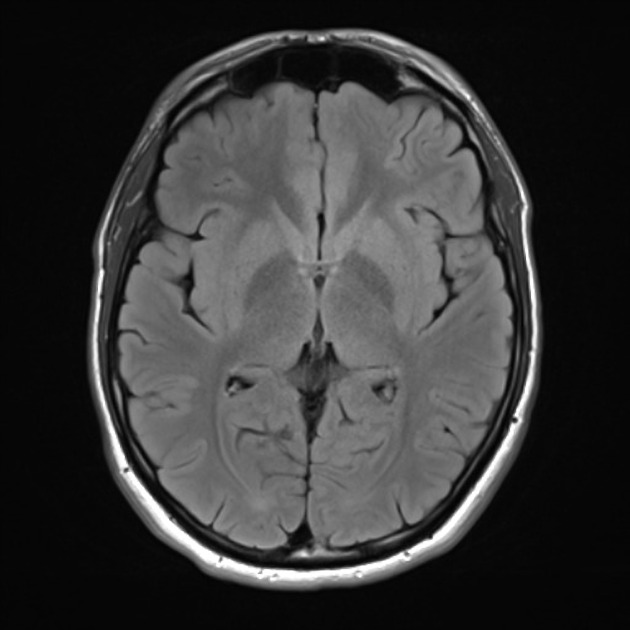
%> input picture FilteredImages/1.png, 630 x 630 px
$ octave srp.m   (GNU Octave 9; MATLAB toolbox functions it lacks are replaced by stand-ins)
%> lines starting %> are read from the running program, lines starting %| are printed output that depends on the picture; in (x1, y1, x2, y2) boxes, pixels count from 0 and x2, y2 are one past the last pixel; in counts of white or black regions, pixels touching at a corner belong together; the program's own positions count from 1
%Median filter
clear all;
pic = imread('1.png');
%> pic is the input picture: size 630x630x3 uint8; min 1, max 255, mean 55.5
size(pic);
picd=double(pic);
pic2=picd(:,:,1);
pic3=mat2gray(pic2);
pic4=pic3;
size(pic4);
x1=imnoise(pic4,'salt & Pepper',0.3);
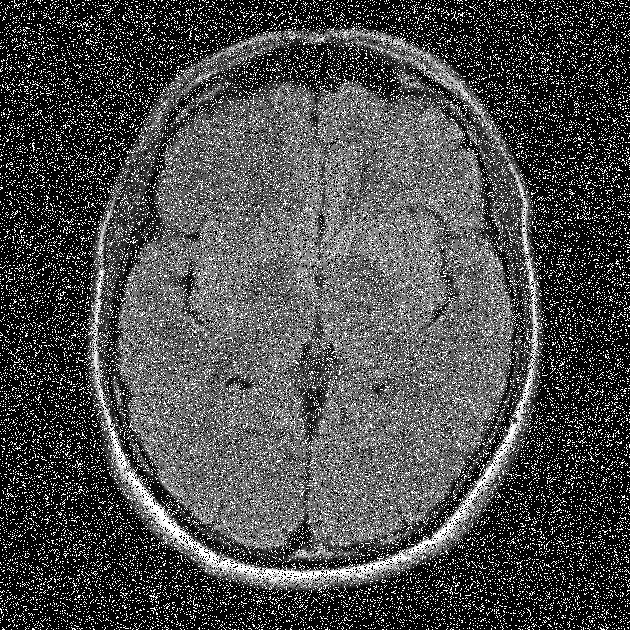
%> x1: size 630x630 double; min 0, max 1, mean 0.3
subplot(2,2,1);
imshow(x1);
title('MRI Scan with salt & pepper noise')
size(x1);
pause;

filteredpic = medfilt2(x1,[3,3]);
subplot(2,2,2);
imshow(filteredpic);
title('MRI Scan after processing through median filter')

% <--------------------------------------------------- Adaptive median filter --------------------------------------------------->
pic = imread('2.png');
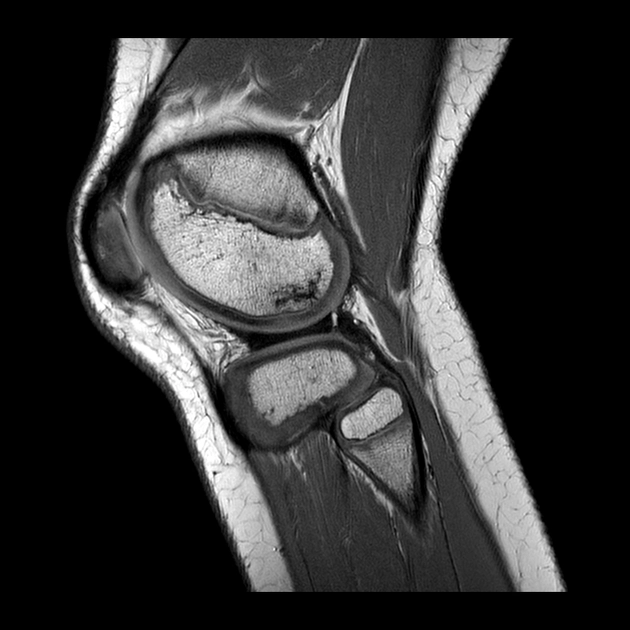
%> input picture FilteredImages/2.png, 630 x 630 px
%> pic is the input picture: size 630x630x3 uint8; mean R, G, B 52.4, 52.4, 52.4
size(pic);
picd=double(pic);
pause;
pic2=picd(:,:,1);
pic3=mat2gray(pic2);
pic4=pic3;
size(pic4);

x1=imnoise(pic4,'salt & Pepper',0.3);
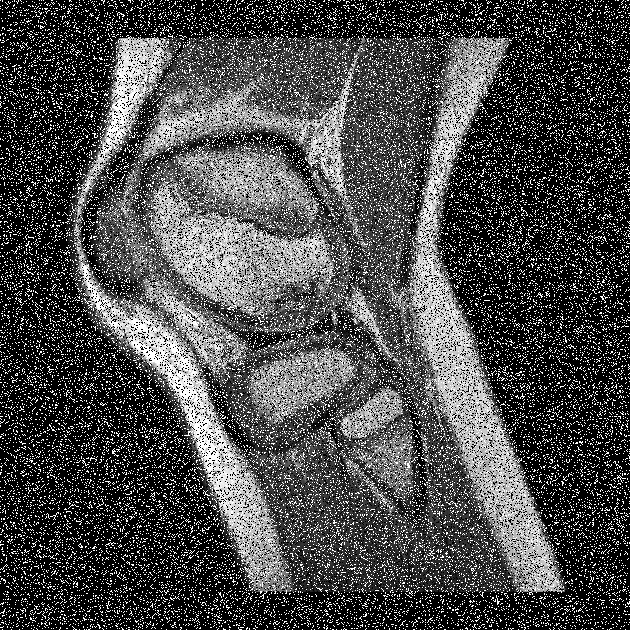
%> x1: size 630x630 double; min 0, max 1, mean 0.293
subplot(2,2,3);
imshow(x1);
title('MRI Scan with salt & pepper noise')
size(x1);
pause;

%adaptive median filtered pic

smax = 7;
g = x1;
[m n] = size(g);
%> m = 630; n = 630

%initial setup
f=g;
f(:) = 0;
%> f: size 630x630 double; every value is 0

%begin filtering

for k=3:2:smax

zmin = ordfilt2(g,1,ones(k,k),'symmetric');
zmax = ordfilt2(g,k*k,ones(k,k),'symmetric');
zmed = medfilt2(g,[k,k],'symmetric');

processusinglevelb = (zmed>zmin) & (zmax>zmed);

zb = (g>zmin) & (zmax>g);
outputzxy = processusinglevelb & zb;
outputzmed = processusinglevelb & ~zb;
f(outputzxy) = g(outputzxy);
f(outputzmed) = zmed(outputzmed);
end
%> this loop made 3 passes
%> pass 1, `zmin = ordfilt2(g,1,ones(k,k),'symmetric');`:
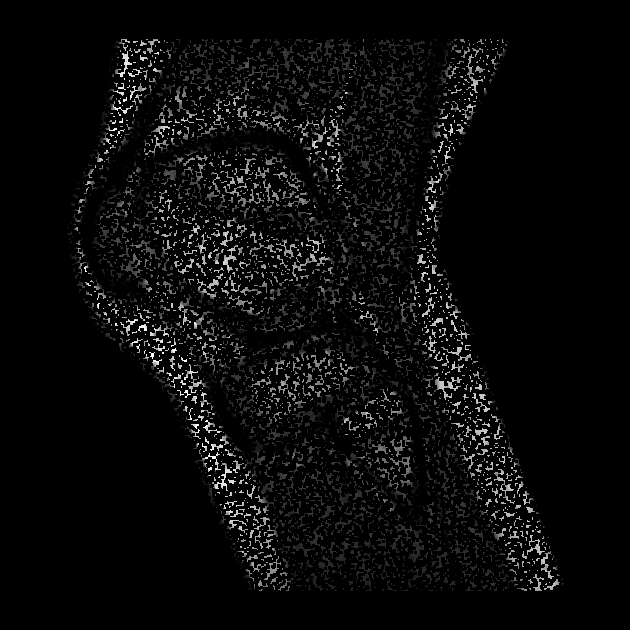
%> zmin: size 630x630 double; min 0, max 1, mean 0.0397
%> pass 1, `zmax = ordfilt2(g,k*k,ones(k,k),'symmetric');`:
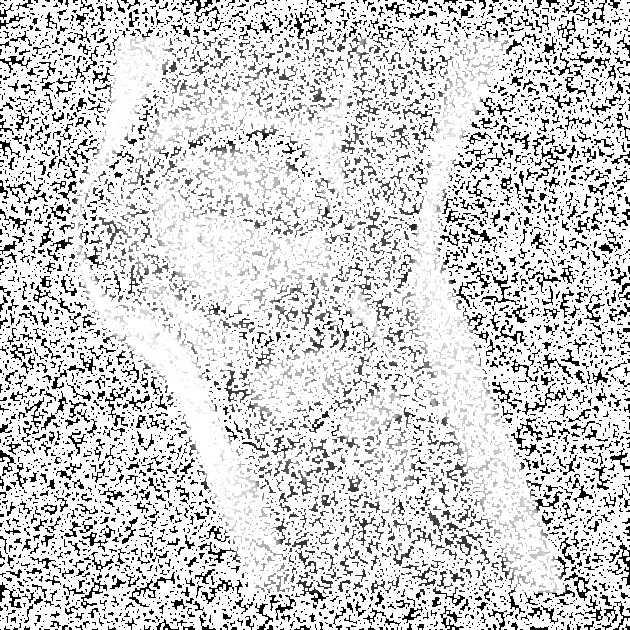
%> zmax: size 630x630 double; min 0, max 1, mean 0.822
%> pass 1, `zmed = medfilt2(g,[k,k],'symmetric');`:
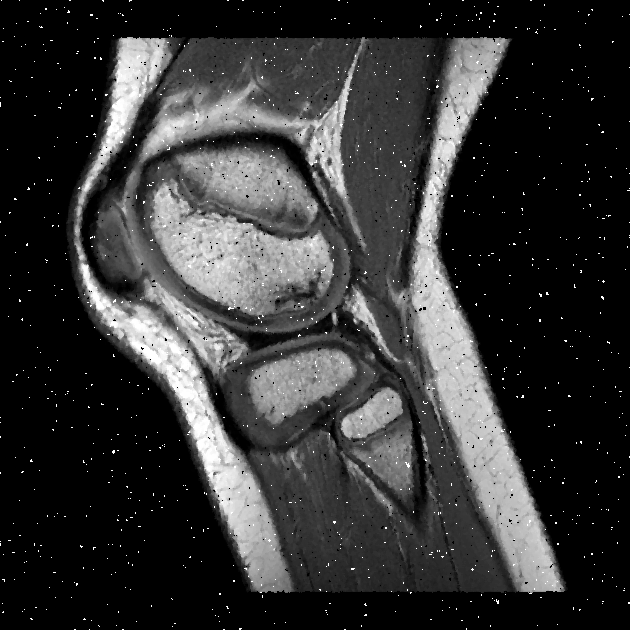
%> zmed: size 630x630 double; min 0, max 1, mean 0.209
%> pass 1, `processusinglevelb = (zmed>zmin) & (zmax>zmed);`:
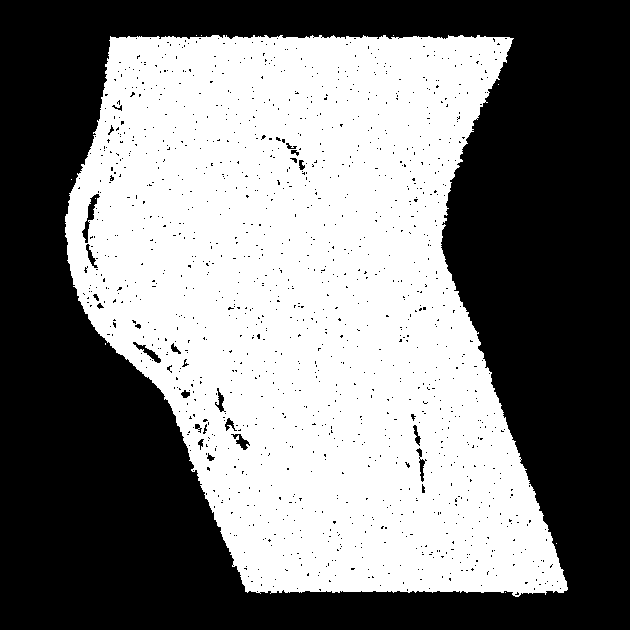
%> processusinglevelb: size 630x630 logical; 49.3% white; 11 white regions (10 under 20 px), largest, box (x1, y1, x2, y2) and area: (65, 35, 568, 597) 195799
subplot(2,2,4);
filteredpic = f;
imshow(filteredpic);
title('MRI Scan after processing through adaptive median filter')
